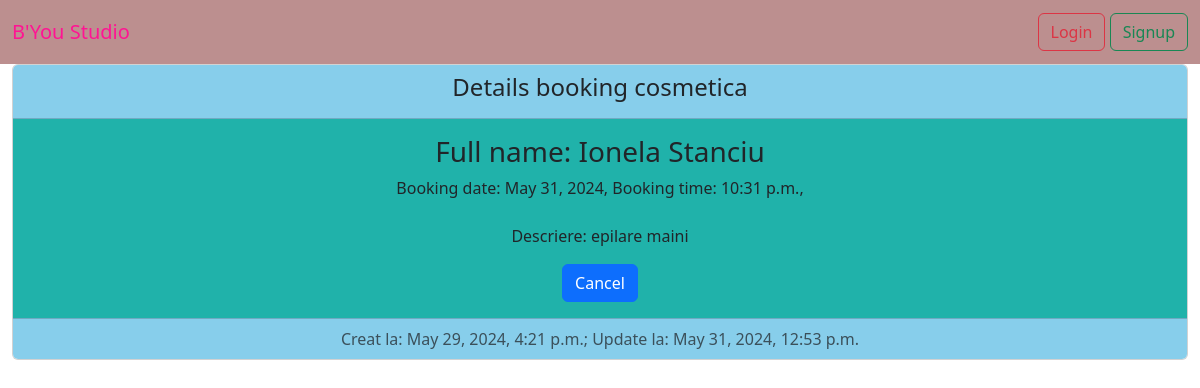
Page /detail_booking_cosmetica/1/ on the earlier database version.
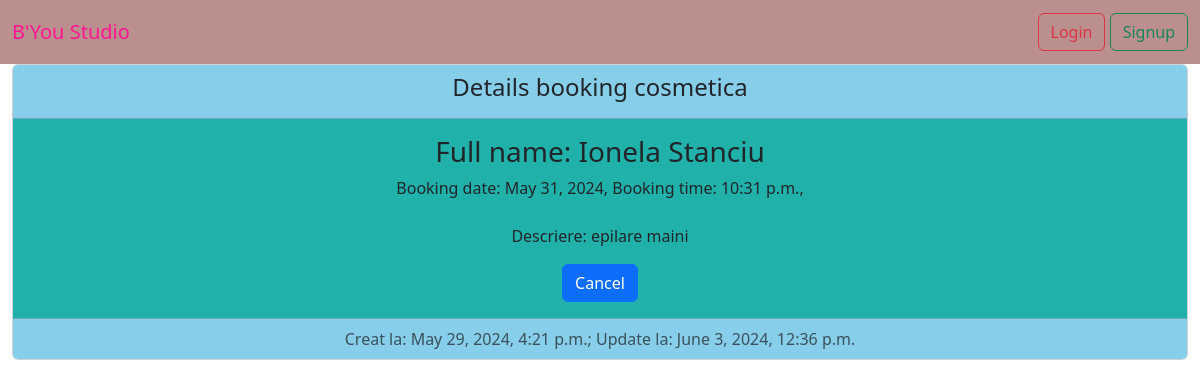
Same page on the later database version.
### cosmetica/models.py (models this page shows, shortened)
class Cosmetica(models.Model):
    full_name = models.CharField(max_length=40)
    booking_date = models.DateField()
    booking_time = models.TimeField()
    notes = models.TextField(max_length=400)
    created_at = models.DateTimeField(auto_now_add=True)
    updated_at = models.DateTimeField(auto_now=True)

### cosmetica/views.py (the view)
# urls.py: path('detail_booking_cosmetica/<int:pk>/', views.CosmeticaDetailView.as_view(), name='detail_booking_cosmetica'),
class CosmeticaDetailView(DetailView):
    template_name = 'cosmetica/details_booking_cosmetica.html'
    model = Cosmetica
    def get_queryset(self):
        return Cosmetica.objects.all()

### templates/cosmetica/details_booking_cosmetica.html (shortened to what this page needs)
{% extends 'base.html' %}
{% block content %}
    <div class="container-fluid">
        <div class="card text-center">
            <div class="card-header" style="background: skyblue">
                <h4>Details booking cosmetica</h4>
            </div>
            <div class="card-body" style="background: lightseagreen">
                <h3 class="card-title">Full name: {{ cosmetica.full_name }}</h3>
                <p class="card-text">Booking date: {{ cosmetica.booking_date }}, Booking time: {{ cosmetica.booking_time }},<br/>
                    <br>
                Descriere: {{ cosmetica.notes  }}</p>
                <a href="{% url 'list_cosmetica' %}" class="btn btn-primary">Cancel</a>
            </div>
            <div class="card-footer text-body-secondary" style="background: skyblue">
                Creat la: {{ cosmetica.created_at }}; Update la: {{ cosmetica.updated_at }}
            </div>
        </div>
    </div>
{% endblock %}

Differences in the rows shown:
changed Cosmetica "Ionela Stanciu": updated_at "May 31, 2024, 12:53 p.m." → "June 3, 2024, 12:36 p.m."
